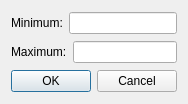
<?xml version="1.0" encoding="UTF-8"?>
<ui version="4.0">
 <class>RangeSelectDialog</class>
 <widget class="QDialog" name="RangeSelectDialog">
  <property name="geometry">
   <rect>
    <x>0</x>
    <y>0</y>
    <width>184</width>
    <height>104</height>
   </rect>
  </property>
  <property name="contextMenuPolicy">
   <enum>Qt::NoContextMenu</enum>
  </property>
  <property name="windowTitle">
   <string>Range select</string>
  </property>
  <layout class="QVBoxLayout" name="verticalLayout">
   <item>
    <layout class="QHBoxLayout" name="horizontalLayout">
     <item>
      <widget class="QLabel" name="minLabel">
       <property name="text">
        <string>Minimum:</string>
       </property>
      </widget>
     </item>
     <item>
      <widget class="QLineEdit" name="minBox"/>
     </item>
    </layout>
   </item>
   <item>
    <layout class="QHBoxLayout" name="horizontalLayout_2">
     <item>
      <widget class="QLabel" name="maxLabel">
       <property name="text">
        <string>Maximum:</string>
       </property>
      </widget>
     </item>
     <item>
      <widget class="QLineEdit" name="maxBox"/>
     </item>
    </layout>
   </item>
   <item>
    <widget class="QDialogButtonBox" name="buttonBox">
     <property name="orientation">
      <enum>Qt::Horizontal</enum>
     </property>
     <property name="standardButtons">
      <set>QDialogButtonBox::Cancel|QDialogButtonBox::Ok</set>
     </property>
    </widget>
   </item>
  </layout>
 </widget>
 <resources/>
 <connections>
  <connection>
   <sender>buttonBox</sender>
   <signal>accepted()</signal>
   <receiver>RangeSelectDialog</receiver>
   <slot>accept()</slot>
   <hints>
    <hint type="sourcelabel">
     <x>91</x>
     <y>81</y>
    </hint>
    <hint type="destinationlabel">
     <x>91</x>
     <y>51</y>
    </hint>
   </hints>
  </connection>
  <connection>
   <sender>buttonBox</sender>
   <signal>rejected()</signal>
   <receiver>RangeSelectDialog</receiver>
   <slot>reject()</slot>
   <hints>
    <hint type="sourcelabel">
     <x>91</x>
     <y>81</y>
    </hint>
    <hint type="destinationlabel">
     <x>91</x>
     <y>51</y>
    </hint>
   </hints>
  </connection>
 </connections>
</ui>
